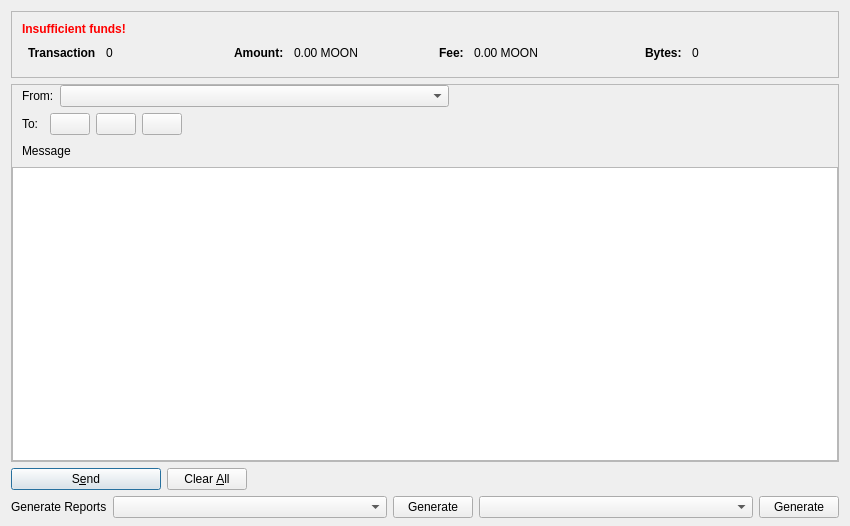
<?xml version="1.0" encoding="UTF-8"?>
<ui version="4.0">
 <class>SongWordDialog</class>
 <widget class="QDialog" name="SongWordDialog">
  <property name="geometry">
   <rect>
    <x>0</x>
    <y>0</y>
    <width>850</width>
    <height>526</height>
   </rect>
  </property>
  <property name="windowTitle">
   <string>Send Coins</string>
  </property>
  <layout class="QVBoxLayout" name="verticalLayout" stretch="0,1,0,0">
   <property name="bottomMargin">
    <number>8</number>
   </property>
   <item>
    <widget class="QFrame" name="frameCoinControl">
     <property name="sizePolicy">
      <sizepolicy hsizetype="Expanding" vsizetype="Expanding">
       <horstretch>0</horstretch>
       <verstretch>0</verstretch>
      </sizepolicy>
     </property>
     <property name="maximumSize">
      <size>
       <width>16777215</width>
       <height>16777215</height>
      </size>
     </property>
     <property name="frameShape">
      <enum>QFrame::StyledPanel</enum>
     </property>
     <property name="frameShadow">
      <enum>QFrame::Sunken</enum>
     </property>
     <layout class="QVBoxLayout" name="verticalLayoutCoinControl2">
      <property name="spacing">
       <number>0</number>
      </property>
      <property name="leftMargin">
       <number>0</number>
      </property>
      <property name="topMargin">
       <number>0</number>
      </property>
      <property name="rightMargin">
       <number>0</number>
      </property>
      <property name="bottomMargin">
       <number>6</number>
      </property>
      <item>
       <layout class="QVBoxLayout" name="verticalLayoutCoinControl" stretch="0,0,1">
        <property name="spacing">
         <number>0</number>
        </property>
        <property name="leftMargin">
         <number>10</number>
        </property>
        <property name="topMargin">
         <number>10</number>
        </property>
        <item>
         <layout class="QHBoxLayout" name="horizontalLayoutCoinControl2" stretch="0,0">
          <property name="spacing">
           <number>8</number>
          </property>
          <property name="bottomMargin">
           <number>10</number>
          </property>
          <item>
           <widget class="QLabel" name="labelsuffFunds">
            <property name="enabled">
             <bool>true</bool>
            </property>
            <property name="font">
             <font>
              <weight>75</weight>
              <bold>true</bold>
             </font>
            </property>
            <property name="styleSheet">
             <string notr="true">color:red;font-weight:bold;</string>
            </property>
            <property name="text">
             <string>Insufficient funds!</string>
            </property>
            <property name="margin">
             <number>5</number>
            </property>
           </widget>
          </item>
          <item>
           <spacer name="horizontalSpacerCoinControl">
            <property name="orientation">
             <enum>Qt::Horizontal</enum>
            </property>
            <property name="sizeHint" stdset="0">
             <size>
              <width>40</width>
              <height>1</height>
             </size>
            </property>
           </spacer>
          </item>
         </layout>
        </item>
        <item>
         <widget class="QWidget" name="widgetCoinControl" native="true">
          <property name="sizePolicy">
           <sizepolicy hsizetype="Preferred" vsizetype="Preferred">
            <horstretch>0</horstretch>
            <verstretch>0</verstretch>
           </sizepolicy>
          </property>
          <property name="minimumSize">
           <size>
            <width>0</width>
            <height>0</height>
           </size>
          </property>
          <property name="styleSheet">
           <string notr="true"/>
          </property>
          <layout class="QHBoxLayout" name="horizontalLayoutCoinControl5">
           <property name="leftMargin">
            <number>0</number>
           </property>
           <property name="topMargin">
            <number>0</number>
           </property>
           <property name="rightMargin">
            <number>0</number>
           </property>
           <property name="bottomMargin">
            <number>0</number>
           </property>
           <item>
            <layout class="QHBoxLayout" name="horizontalLayoutCoinControl3" stretch="0,0,0,0">
             <property name="spacing">
              <number>6</number>
             </property>
             <property name="topMargin">
              <number>0</number>
             </property>
             <property name="bottomMargin">
              <number>10</number>
             </property>
             <item>
              <layout class="QFormLayout" name="formLayoutCoinControl1">
               <property name="horizontalSpacing">
                <number>10</number>
               </property>
               <property name="verticalSpacing">
                <number>10</number>
               </property>
               <property name="leftMargin">
                <number>6</number>
               </property>
               <property name="topMargin">
                <number>0</number>
               </property>
               <property name="rightMargin">
                <number>6</number>
               </property>
               <item row="0" column="0">
                <widget class="QLabel" name="labelCoinControlQuantityText">
                 <property name="font">
                  <font>
                   <weight>75</weight>
                   <bold>true</bold>
                  </font>
                 </property>
                 <property name="text">
                  <string>Transaction</string>
                 </property>
                 <property name="margin">
                  <number>0</number>
                 </property>
                </widget>
               </item>
               <item row="0" column="1">
                <widget class="QLabel" name="labelTransactionCount">
                 <property name="cursor">
                  <cursorShape>IBeamCursor</cursorShape>
                 </property>
                 <property name="contextMenuPolicy">
                  <enum>Qt::ActionsContextMenu</enum>
                 </property>
                 <property name="text">
                  <string notr="true">0</string>
                 </property>
                 <property name="margin">
                  <number>0</number>
                 </property>
                 <property name="textInteractionFlags">
                  <set>Qt::LinksAccessibleByMouse|Qt::TextSelectableByKeyboard|Qt::TextSelectableByMouse</set>
                 </property>
                </widget>
               </item>
              </layout>
             </item>
             <item>
              <layout class="QFormLayout" name="formLayoutCoinControl2">
               <property name="horizontalSpacing">
                <number>10</number>
               </property>
               <property name="verticalSpacing">
                <number>10</number>
               </property>
               <property name="leftMargin">
                <number>6</number>
               </property>
               <property name="topMargin">
                <number>0</number>
               </property>
               <property name="rightMargin">
                <number>6</number>
               </property>
               <item row="0" column="0">
                <widget class="QLabel" name="labelCoinControlAmountText">
                 <property name="font">
                  <font>
                   <weight>75</weight>
                   <bold>true</bold>
                  </font>
                 </property>
                 <property name="text">
                  <string>Amount:</string>
                 </property>
                 <property name="margin">
                  <number>0</number>
                 </property>
                </widget>
               </item>
               <item row="0" column="1">
                <widget class="QLabel" name="labelAmount">
                 <property name="cursor">
                  <cursorShape>IBeamCursor</cursorShape>
                 </property>
                 <property name="contextMenuPolicy">
                  <enum>Qt::ActionsContextMenu</enum>
                 </property>
                 <property name="text">
                  <string notr="true">0.00 MOON</string>
                 </property>
                 <property name="textInteractionFlags">
                  <set>Qt::LinksAccessibleByMouse|Qt::TextSelectableByKeyboard|Qt::TextSelectableByMouse</set>
                 </property>
                </widget>
               </item>
              </layout>
             </item>
             <item>
              <layout class="QFormLayout" name="formLayoutCoinControl3">
               <property name="horizontalSpacing">
                <number>10</number>
               </property>
               <property name="verticalSpacing">
                <number>10</number>
               </property>
               <property name="leftMargin">
                <number>6</number>
               </property>
               <property name="topMargin">
                <number>0</number>
               </property>
               <property name="rightMargin">
                <number>6</number>
               </property>
               <item row="0" column="0">
                <widget class="QLabel" name="labelCoinControlFeeText">
                 <property name="font">
                  <font>
                   <weight>75</weight>
                   <bold>true</bold>
                  </font>
                 </property>
                 <property name="text">
                  <string>Fee:</string>
                 </property>
                 <property name="margin">
                  <number>0</number>
                 </property>
                </widget>
               </item>
               <item row="0" column="1">
                <widget class="QLabel" name="labelFee">
                 <property name="cursor">
                  <cursorShape>IBeamCursor</cursorShape>
                 </property>
                 <property name="contextMenuPolicy">
                  <enum>Qt::ActionsContextMenu</enum>
                 </property>
                 <property name="text">
                  <string notr="true">0.00 MOON</string>
                 </property>
                 <property name="textInteractionFlags">
                  <set>Qt::LinksAccessibleByMouse|Qt::TextSelectableByKeyboard|Qt::TextSelectableByMouse</set>
                 </property>
                </widget>
               </item>
              </layout>
             </item>
             <item>
              <layout class="QFormLayout" name="formLayoutCoinControl4">
               <property name="horizontalSpacing">
                <number>10</number>
               </property>
               <property name="verticalSpacing">
                <number>10</number>
               </property>
               <property name="leftMargin">
                <number>6</number>
               </property>
               <property name="topMargin">
                <number>0</number>
               </property>
               <property name="rightMargin">
                <number>6</number>
               </property>
               <item row="0" column="0">
                <widget class="QLabel" name="labelBytesText">
                 <property name="font">
                  <font>
                   <weight>75</weight>
                   <bold>true</bold>
                  </font>
                 </property>
                 <property name="text">
                  <string>Bytes:</string>
                 </property>
                </widget>
               </item>
               <item row="0" column="1">
                <widget class="QLabel" name="labelBytes">
                 <property name="cursor">
                  <cursorShape>IBeamCursor</cursorShape>
                 </property>
                 <property name="contextMenuPolicy">
                  <enum>Qt::ActionsContextMenu</enum>
                 </property>
                 <property name="text">
                  <string notr="true">0</string>
                 </property>
                 <property name="textInteractionFlags">
                  <set>Qt::LinksAccessibleByMouse|Qt::TextSelectableByKeyboard|Qt::TextSelectableByMouse</set>
                 </property>
                </widget>
               </item>
              </layout>
             </item>
            </layout>
           </item>
          </layout>
         </widget>
        </item>
        <item>
         <spacer name="verticalSpacerCoinControl">
          <property name="orientation">
           <enum>Qt::Vertical</enum>
          </property>
          <property name="sizeHint" stdset="0">
           <size>
            <width>800</width>
            <height>1</height>
           </size>
          </property>
         </spacer>
        </item>
       </layout>
      </item>
     </layout>
    </widget>
   </item>
   <item>
    <widget class="QScrollArea" name="scrollArea">
     <property name="widgetResizable">
      <bool>true</bool>
     </property>
     <widget class="QWidget" name="scrollAreaWidgetContents">
      <property name="geometry">
       <rect>
        <x>0</x>
        <y>0</y>
        <width>830</width>
        <height>347</height>
       </rect>
      </property>
      <layout class="QVBoxLayout" name="verticalLayout_2" stretch="0">
       <property name="leftMargin">
        <number>0</number>
       </property>
       <property name="topMargin">
        <number>0</number>
       </property>
       <property name="rightMargin">
        <number>0</number>
       </property>
       <property name="bottomMargin">
        <number>0</number>
       </property>
       <item>
        <layout class="QVBoxLayout" name="verticalLayout_4">
         <item>
          <layout class="QHBoxLayout" name="horizontalLayout_4">
           <item>
            <spacer name="horizontalSpacer_10">
             <property name="orientation">
              <enum>Qt::Horizontal</enum>
             </property>
             <property name="sizeType">
              <enum>QSizePolicy::Fixed</enum>
             </property>
             <property name="sizeHint" stdset="0">
              <size>
               <width>10</width>
               <height>20</height>
              </size>
             </property>
            </spacer>
           </item>
           <item>
            <widget class="QLabel" name="label_3">
             <property name="text">
              <string>From:</string>
             </property>
            </widget>
           </item>
           <item>
            <widget class="QComboBox" name="cB_from">
             <property name="sizePolicy">
              <sizepolicy hsizetype="Expanding" vsizetype="Fixed">
               <horstretch>0</horstretch>
               <verstretch>0</verstretch>
              </sizepolicy>
             </property>
            </widget>
           </item>
           <item>
            <spacer name="horizontalSpacer_8">
             <property name="orientation">
              <enum>Qt::Horizontal</enum>
             </property>
             <property name="sizeHint" stdset="0">
              <size>
               <width>40</width>
               <height>20</height>
              </size>
             </property>
            </spacer>
           </item>
          </layout>
         </item>
         <item>
          <layout class="QHBoxLayout" name="horizontalLayout_5">
           <item>
            <spacer name="horizontalSpacer_11">
             <property name="orientation">
              <enum>Qt::Horizontal</enum>
             </property>
             <property name="sizeType">
              <enum>QSizePolicy::Fixed</enum>
             </property>
             <property name="sizeHint" stdset="0">
              <size>
               <width>10</width>
               <height>20</height>
              </size>
             </property>
            </spacer>
           </item>
           <item>
            <widget class="QLabel" name="label_4">
             <property name="text">
              <string>To:</string>
             </property>
            </widget>
           </item>
           <item>
            <widget class="QValidatedLineEdit" name="payTo" native="true"/>
           </item>
           <item>
            <widget class="QPushButton" name="addressBookButton">
             <property name="text">
              <string/>
             </property>
            </widget>
           </item>
           <item>
            <widget class="QPushButton" name="pasteButton">
             <property name="text">
              <string/>
             </property>
            </widget>
           </item>
           <item>
            <widget class="QPushButton" name="deleteButton">
             <property name="text">
              <string/>
             </property>
            </widget>
           </item>
           <item>
            <spacer name="horizontalSpacer_9">
             <property name="orientation">
              <enum>Qt::Horizontal</enum>
             </property>
             <property name="sizeHint" stdset="0">
              <size>
               <width>40</width>
               <height>20</height>
              </size>
             </property>
            </spacer>
           </item>
          </layout>
         </item>
         <item>
          <layout class="QHBoxLayout" name="horizontalLayout_6">
           <item>
            <spacer name="horizontalSpacer_12">
             <property name="orientation">
              <enum>Qt::Horizontal</enum>
             </property>
             <property name="sizeType">
              <enum>QSizePolicy::Fixed</enum>
             </property>
             <property name="sizeHint" stdset="0">
              <size>
               <width>10</width>
               <height>20</height>
              </size>
             </property>
            </spacer>
           </item>
           <item>
            <widget class="QLabel" name="label_5">
             <property name="text">
              <string>Message</string>
             </property>
            </widget>
           </item>
          </layout>
         </item>
         <item>
          <layout class="QHBoxLayout" name="horizontalLayout_7">
           <item>
            <widget class="QPlainTextEdit" name="textEdit_message"/>
           </item>
          </layout>
         </item>
        </layout>
       </item>
      </layout>
     </widget>
    </widget>
   </item>
   <item>
    <layout class="QHBoxLayout" name="horizontalLayout">
     <item>
      <widget class="QPushButton" name="sendButton">
       <property name="minimumSize">
        <size>
         <width>150</width>
         <height>0</height>
        </size>
       </property>
       <property name="toolTip">
        <string>Confirm the send action</string>
       </property>
       <property name="text">
        <string>S&amp;end</string>
       </property>
       <property name="icon">
        <iconset resource="../bitcoin.qrc">
         <normaloff>:/icons/send</normaloff>:/icons/send</iconset>
       </property>
       <property name="autoDefault">
        <bool>false</bool>
       </property>
       <property name="default">
        <bool>true</bool>
       </property>
      </widget>
     </item>
     <item>
      <widget class="QPushButton" name="clearButton">
       <property name="sizePolicy">
        <sizepolicy hsizetype="Minimum" vsizetype="Fixed">
         <horstretch>0</horstretch>
         <verstretch>0</verstretch>
        </sizepolicy>
       </property>
       <property name="toolTip">
        <string>Clear all fields of the form.</string>
       </property>
       <property name="text">
        <string>Clear &amp;All</string>
       </property>
       <property name="icon">
        <iconset resource="../bitcoin.qrc">
         <normaloff>:/icons/remove</normaloff>:/icons/remove</iconset>
       </property>
       <property name="autoDefault">
        <bool>false</bool>
       </property>
      </widget>
     </item>
     <item>
      <spacer name="horizontalSpacer">
       <property name="orientation">
        <enum>Qt::Horizontal</enum>
       </property>
       <property name="sizeHint" stdset="0">
        <size>
         <width>40</width>
         <height>20</height>
        </size>
       </property>
      </spacer>
     </item>
     <item>
      <layout class="QHBoxLayout" name="horizontalLayout_2">
       <property name="spacing">
        <number>3</number>
       </property>
      </layout>
     </item>
    </layout>
   </item>
   <item>
    <layout class="QHBoxLayout" name="horizontalLayout_3">
     <item>
      <widget class="QLabel" name="label_2">
       <property name="text">
        <string>Generate Reports</string>
       </property>
      </widget>
     </item>
     <item>
      <widget class="QComboBox" name="cB_recipient">
       <property name="sizePolicy">
        <sizepolicy hsizetype="Expanding" vsizetype="Fixed">
         <horstretch>0</horstretch>
         <verstretch>0</verstretch>
        </sizepolicy>
       </property>
      </widget>
     </item>
     <item>
      <widget class="QPushButton" name="btn_generate">
       <property name="text">
        <string>Generate</string>
       </property>
      </widget>
     </item>
     <item>
      <widget class="QComboBox" name="cB_sent">
       <property name="sizePolicy">
        <sizepolicy hsizetype="Expanding" vsizetype="Fixed">
         <horstretch>0</horstretch>
         <verstretch>0</verstretch>
        </sizepolicy>
       </property>
      </widget>
     </item>
     <item>
      <widget class="QPushButton" name="btn_generate_sent">
       <property name="text">
        <string>Generate</string>
       </property>
      </widget>
     </item>
    </layout>
   </item>
  </layout>
 </widget>
 <customwidgets>
  <customwidget>
   <class>QValidatedLineEdit</class>
   <extends>QWidget</extends>
   <header>qt/qvalidatedlineedit.h</header>
  </customwidget>
 </customwidgets>
 <resources>
  <include location="../bitcoin.qrc"/>
 </resources>
 <connections/>
 <buttongroups>
  <buttongroup name="groupCustomFee"/>
  <buttongroup name="groupFee"/>
 </buttongroups>
</ui>
